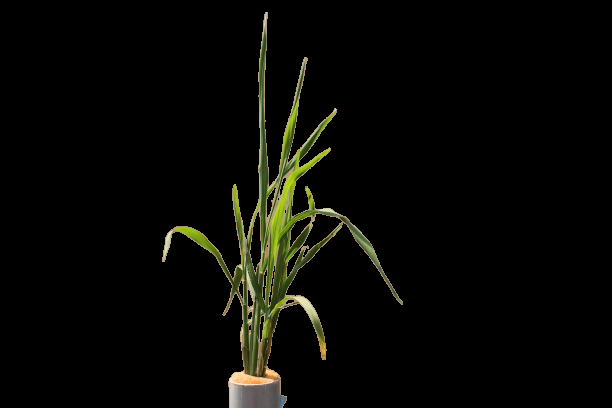
#> input picture test_images/cropped2.png, 612 x 408 px
$ python order_coordinates.py   (older library calls are emulated)
#> lines starting #> are read from the running program, lines starting #| are printed output that depends on the picture; after the words box and inside, x2 and y2 are one past the last pixel; in counts of white or black regions, pixels touching at a corner belong together
# import the necessary packages
from __future__ import print_function
from imutils import perspective
from imutils import contours
import numpy as np
import argparse
import imutils
from cv2 import cv2


def order_points_old(pts):
    # initialize a list of coordinates that will be ordered
    # such that the first entry in the list is the top-left,
    # the second entry is the top-right, the third is the
    # bottom-right, and the fourth is the bottom-left
    rect = np.zeros((4, 2), dtype="float32")

    # the top-left point will have the smallest sum, whereas
    # the bottom-right point will have the largest sum
    s = pts.sum(axis=1)
    rect[0] = pts[np.argmin(s)]
    rect[2] = pts[np.argmax(s)]

    # now, compute the difference between the points, the
    # top-right point will have the smallest difference,
    # whereas the bottom-left will have the largest difference
    diff = np.diff(pts, axis=1)
    rect[1] = pts[np.argmin(diff)]
    rect[3] = pts[np.argmax(diff)]

    # return the ordered coordinates
    return rect


# construct the argument parse and parse the arguments
ap = argparse.ArgumentParser()
ap.add_argument("-n", "--new", type=int, default=-1,
                help="whether or not the new order points should should be used")
args = vars(ap.parse_args())

# load our input image, convert it to grayscale, and blur it slightly
image = cv2.imread("./test_images/cropped2.png")
#> image is the input picture: shape (408, 612, 3); mean B, G, R 4.4, 8, 7.7
#resized = cv2.resize(image, (900, 600))
gray = cv2.cvtColor(image, cv2.COLOR_BGR2GRAY)
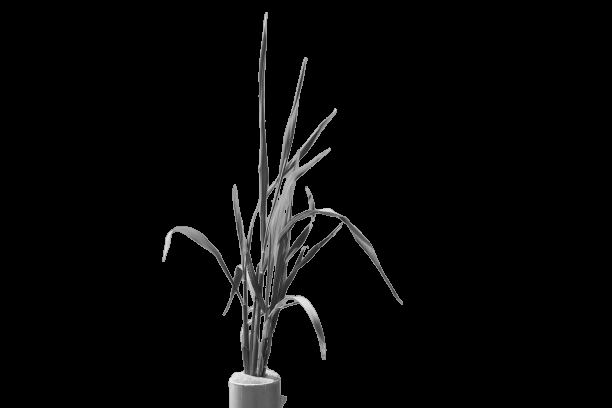
#> gray: shape (408, 612); min 0, max 240, mean 7.5
gray = cv2.GaussianBlur(gray, (7, 7), 0)
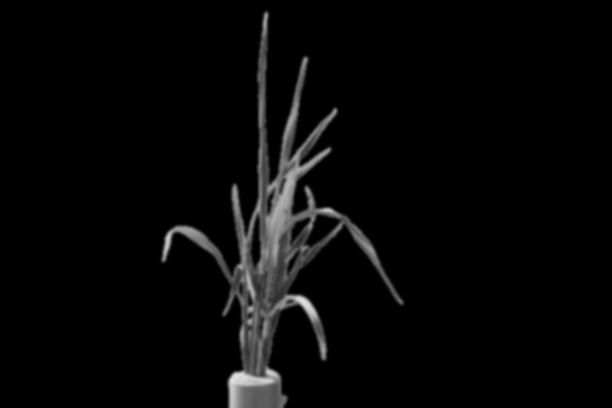
#> gray: shape (408, 612); min 0, max 224, mean 7.5

# perform edge detection, then perform a dilation + erosion to
# close gaps in between object edges
edged = cv2.Canny(gray, 50, 100)
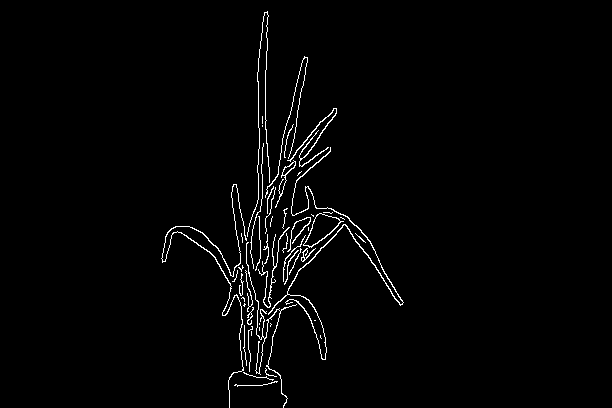
#> edged: shape (408, 612); 1.8% white in thin lines or dots, all inside (x1, y1, x2, y2) = (161, 11, 404, 408)
edged = cv2.dilate(edged, None, iterations=1)
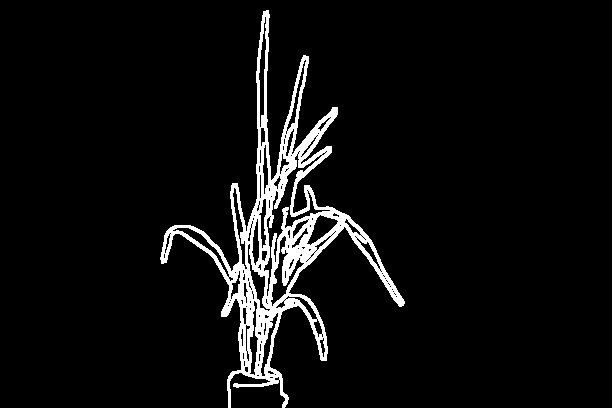
#> edged: shape (408, 612); 5.7% white; 1 white region, box (x1, y1, x2, y2) and area: (160, 10, 405, 408) 14287
edged = cv2.erode(edged, None, iterations=1)
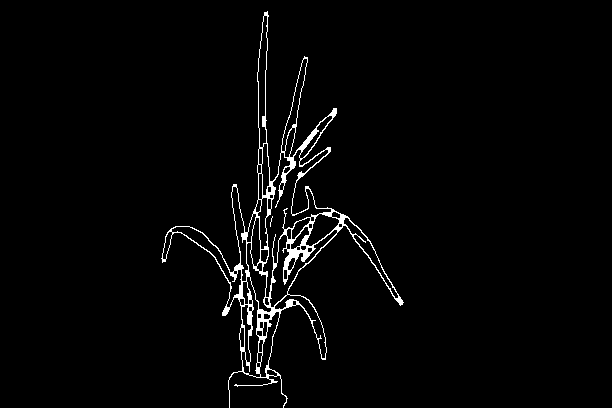
#> edged: shape (408, 612); 2.3% white in thin lines or dots, all inside (x1, y1, x2, y2) = (161, 11, 404, 408)
# find contours in the edge map
cnts = cv2.findContours(edged.copy(), cv2.RETR_EXTERNAL,
                        cv2.CHAIN_APPROX_SIMPLE)
#> cnts = 1 contour; box (x1, y1, x2, y2) and area: (161, 11, 404, 408) 16697
cnts = imutils.grab_contours(cnts)

# sort the contours from left-to-right and initialize the bounding box
# point colors
(cnts, _) = contours.sort_contours(cnts)
colors = ((0, 0, 255), (240, 0, 159), (255, 0, 0), (255, 255, 0))
# loop over the contours individually
for (i, c) in enumerate(cnts):
    # if the contour is not sufficiently large, ignore it
    if cv2.contourArea(c) < 100:
        continue

    # compute the rotated bounding box of the contour, then
    # draw the contours
    box = cv2.minAreaRect(c)
    box = cv2.cv.BoxPoints(box) if imutils.is_cv2() else cv2.boxPoints(box)
    box = np.array(box, dtype="int")
    cv2.drawContours(image, [box], -1, (0, 255, 0), 2)

    # show the original coordinates
    print("Object #{}:".format(i + 1))
    print(box)
    # order the points in the contour such that they appear
    # in top-left, top-right, bottom-right, and bottom-left
    # order, then draw the outline of the rotated bounding
    # box
    rect = order_points_old(box)

    # check to see if the new method should be used for
    # ordering the coordinates
    if args["new"] > 0:
        rect = perspective.order_points(box)

        # show the re-ordered coordinates
    print(rect.astype("int"))
    print("")
    # loop over the original points and draw them
    for ((x, y), color) in zip(rect, colors):
        cv2.circle(image, (int(x), int(y)), 5, color, -1)

    # draw the object num at the top-left corner
    cv2.putText(image, "Object #{}".format(i + 1),
                (int(rect[0][0] - 15), int(rect[0][1] - 15)),
                cv2.FONT_HERSHEY_SIMPLEX, 0.55, (255, 255, 255), 2)
#> this loop made 1 pass
#> (box, s in order_points_old, diff in order_points_old) on pass 1: ([[219, 428], [95, 70], [298, 0], [422, 358]], [647, 165, 298, 780], [209, -25, -298, -64])
#| Object #1:
#| [[219 428]
#|  [ 95  70]
#|  [298   0]
#|  [422 358]]
#| [[ 95  70]
#|  [298   0]
#|  [422 358]
#|  [219 428]]
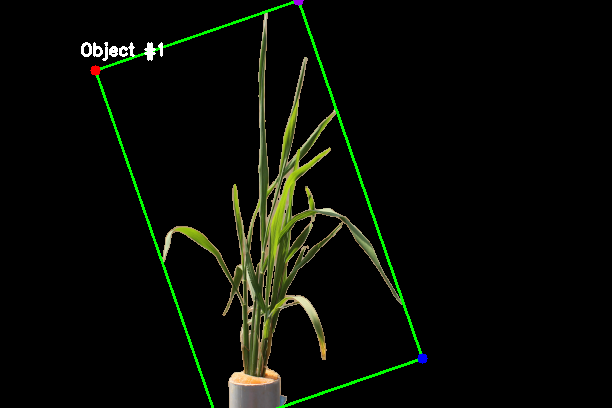
#> image: shape (408, 612, 3); 1.51% of pixels changed, all inside (x1, y1, x2, y2) = (81, 0, 428, 408)

# show the image
cv2.imshow("Image", image)
cv2.waitKey(0)
